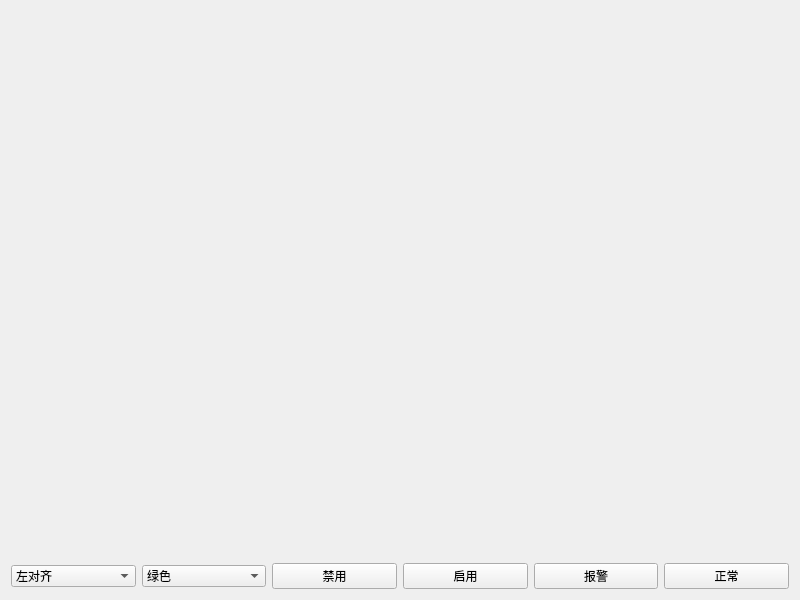
<?xml version="1.0" encoding="UTF-8"?>
<ui version="4.0">
 <class>frmPanelItem</class>
 <widget class="QWidget" name="frmPanelItem">
  <property name="geometry">
   <rect>
    <x>0</x>
    <y>0</y>
    <width>800</width>
    <height>600</height>
   </rect>
  </property>
  <property name="windowTitle">
   <string>Form</string>
  </property>
  <layout class="QGridLayout" name="gridLayout">
   <item row="0" column="0">
    <widget class="PanelItem" name="panelItem1" native="true">
     <property name="sizePolicy">
      <sizepolicy hsizetype="Preferred" vsizetype="Expanding">
       <horstretch>0</horstretch>
       <verstretch>0</verstretch>
      </sizepolicy>
     </property>
    </widget>
   </item>
   <item row="0" column="1">
    <widget class="PanelItem" name="panelItem2" native="true">
     <property name="sizePolicy">
      <sizepolicy hsizetype="Preferred" vsizetype="Expanding">
       <horstretch>0</horstretch>
       <verstretch>0</verstretch>
      </sizepolicy>
     </property>
    </widget>
   </item>
   <item row="1" column="0">
    <widget class="PanelItem" name="panelItem3" native="true">
     <property name="sizePolicy">
      <sizepolicy hsizetype="Preferred" vsizetype="Expanding">
       <horstretch>0</horstretch>
       <verstretch>0</verstretch>
      </sizepolicy>
     </property>
    </widget>
   </item>
   <item row="1" column="1">
    <widget class="PanelItem" name="panelItem4" native="true">
     <property name="sizePolicy">
      <sizepolicy hsizetype="Preferred" vsizetype="Expanding">
       <horstretch>0</horstretch>
       <verstretch>0</verstretch>
      </sizepolicy>
     </property>
    </widget>
   </item>
   <item row="2" column="0" colspan="2">
    <layout class="QHBoxLayout" name="horizontalLayout">
     <item>
      <widget class="QComboBox" name="cboxAlignment">
       <item>
        <property name="text">
         <string>左对齐</string>
        </property>
       </item>
       <item>
        <property name="text">
         <string>居中对齐</string>
        </property>
       </item>
       <item>
        <property name="text">
         <string>右对齐</string>
        </property>
       </item>
      </widget>
     </item>
     <item>
      <widget class="QComboBox" name="cboxColor">
       <item>
        <property name="text">
         <string>绿色</string>
        </property>
       </item>
       <item>
        <property name="text">
         <string>蓝色</string>
        </property>
       </item>
       <item>
        <property name="text">
         <string>水红色</string>
        </property>
       </item>
       <item>
        <property name="text">
         <string>黑色</string>
        </property>
       </item>
      </widget>
     </item>
     <item>
      <widget class="QPushButton" name="btnDisable">
       <property name="text">
        <string>禁用</string>
       </property>
      </widget>
     </item>
     <item>
      <widget class="QPushButton" name="btnEnable">
       <property name="text">
        <string>启用</string>
       </property>
      </widget>
     </item>
     <item>
      <widget class="QPushButton" name="btnAlarm">
       <property name="text">
        <string>报警</string>
       </property>
      </widget>
     </item>
     <item>
      <widget class="QPushButton" name="btnNormal">
       <property name="text">
        <string>正常</string>
       </property>
      </widget>
     </item>
    </layout>
   </item>
  </layout>
 </widget>
 <customwidgets>
  <customwidget>
   <class>PanelItem</class>
   <extends>QWidget</extends>
   <header>panelitem.h</header>
   <container>1</container>
  </customwidget>
 </customwidgets>
 <resources/>
 <connections/>
</ui>
